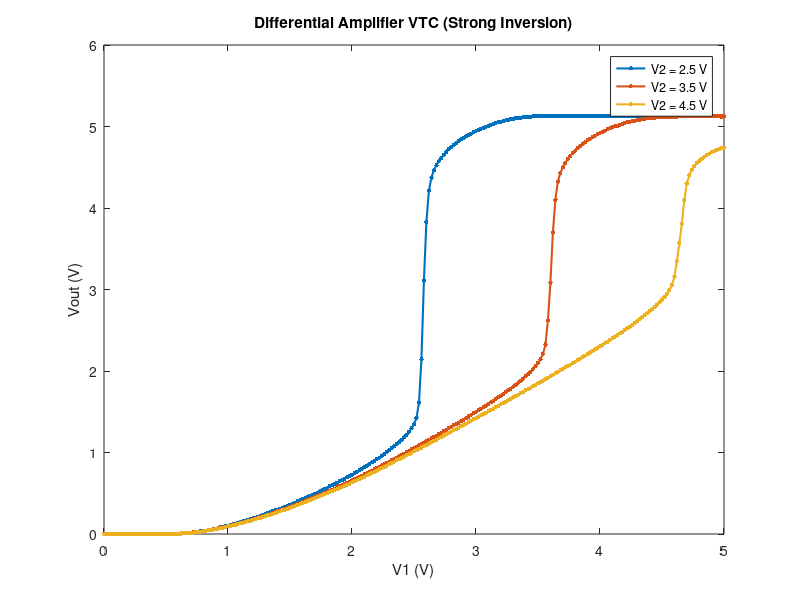
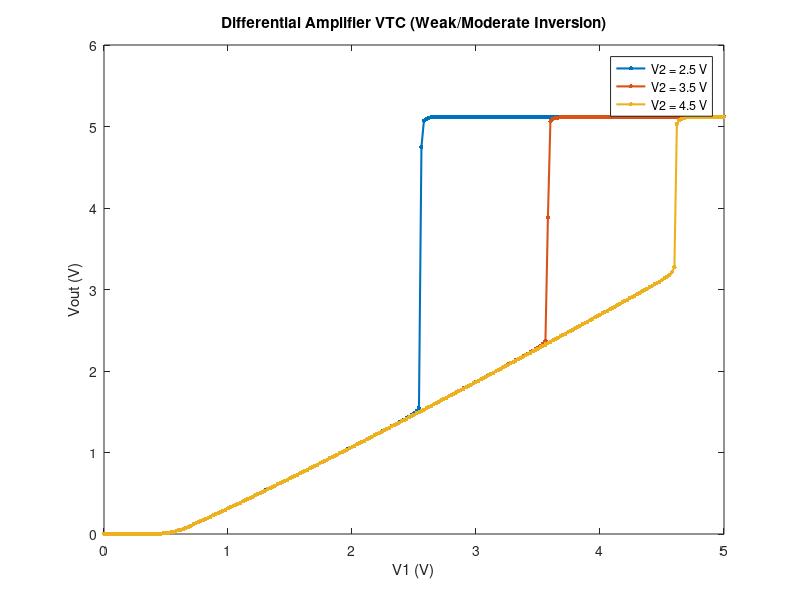
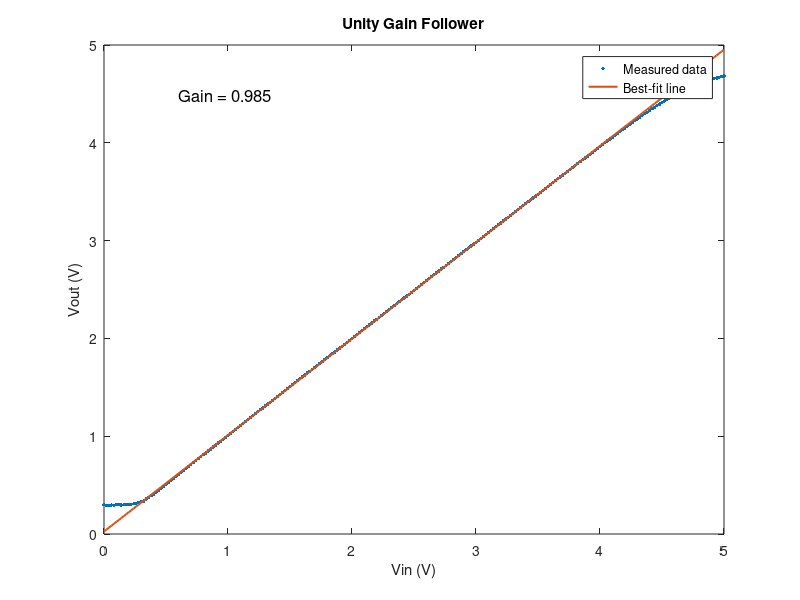

MATLAB code for these plots, in order:
load("lab6_exp1_data.mat")
load("lab6_exp3_data.mat")

figure
plot(V1_25dV_15dV, V_out_25dV_15dV,'.-',"LineWidth",1.5,"MarkerSize",10)
hold on
plot(V1_35dV_15dV, V_out_35dV_15dV,'.-',"LineWidth",1.5,"MarkerSize",10)
plot(V1_45dV_15dV, V_out_45dV_15dV,'.-',"LineWidth",1.5,"MarkerSize",10)

xlabel('V1 (V)')
ylabel('Vout (V)')
title('Differential Amplifier VTC (Strong Inversion)')
legend('V2 = 2.5 V','V2 = 3.5 V','V2 = 4.5 V',"Location","best")

figure
plot(V1_25dV_625mV, V_out_25dV_625mV,'.-',"LineWidth",1.5,"MarkerSize",10)
hold on
plot(V1_35dV_625mV, V_out_35dV_625mV,'.-',"LineWidth",1.5,"MarkerSize",10)
plot(V1_45dV_625mV, V_out_45dV_625mV,'.-',"LineWidth",1.5,"MarkerSize",10)

xlabel('V1 (V)')
ylabel('Vout (V)')
title('Differential Amplifier VTC (Weak/Moderate Inversion)')
legend('V2 = 2.5 V','V2 = 3.5 V','V2 = 4.5 V',"Location","best")

%% exp 3
figure
plot(V_in_15dV, V_out_15dV,'.',"MarkerSize",8)
hold on

idx = V_in_15dV >= 0.5 & V_in_15dV <= 4.2;

p = polyfit(V_in_15dV(idx), V_out_15dV(idx),1);

plot(V_in_15dV, polyval(p,V_in_15dV),"LineWidth",1.5)

xlabel('Vin (V)')
ylabel('Vout (V)')
title('Unity Gain Follower')
legend('Measured data','Best-fit line',"Location","best")

gain = p(1);
txt = sprintf('Gain = %.3f', gain);
text(0.6, max(V_out_15dV)-0.2, txt, "FontSize",12)
